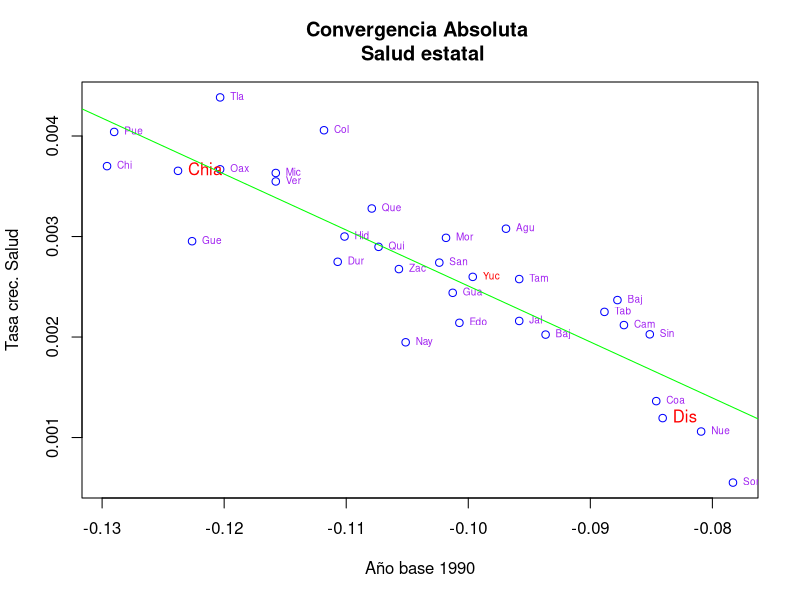

The R source for this figure:
library(readxl)
salud_mex <- read_excel("IDH_mex.xlsx", sheet = "salud_c")
View(salud_mex)
#Extraer variables de IDH por año

aux_salud <- salud_mex[5:32]

View(aux_salud)

#Rowmeans Calcula la media de cada fila del objeto indicado

Mean_anual_salud <- rowMeans(aux_salud)


#Separación de la columna log_IDH-1990 COMO PIB BASE

salud_base <- salud_mex[4]

#Graficar el IDH BASE, contra el promedio anual

plot(x=salud_base$LOG_IDH_1990,y=Mean_anual_salud ,pch=1,main = "Convergencia Absoluta \n Salud estatal",xlab = "Año base 1990", ylab = "Tasa crec. Salud", col="blue")
#Seleccionar los países a estudiar con: col=ifelse(CA$`Country Code` %in% c("Chia","Dis","Yuc"), 'red', 'purple')
text(salud_base$LOG_IDH_1990,Mean_anual_salud ,salud_mex$CODIGO, col=ifelse(salud_mex$CODIGO %in% c("Chia","Dis","Yuc"), 'red', 'purple'),cex =ifelse(salud_mex$CODIGO %in% c("Chia","Mex","Dis"), 1, 0.6) ,pos = 4)
abline(lm(Mean_anual_salud ~salud_base$LOG_IDH_1990), col = "green")

